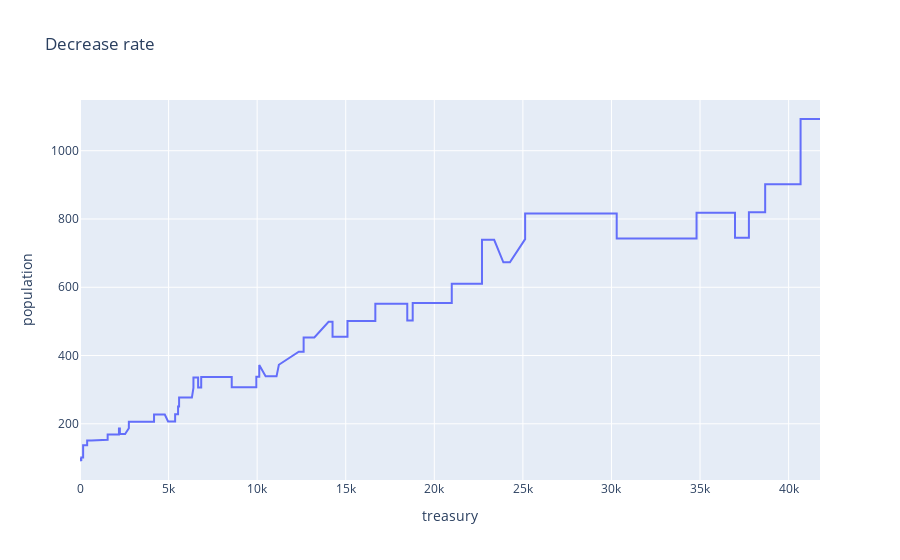

Source (notebook cell):
### Code cell
filtered_df = df.query('decrease_rate == 0.09 & run == 1')

filtered_df.plot(
    kind='line',
    y='population', # Variable on the horizontal axis
    x='treasury', # Variables on the vertical axis
    title="Decrease rate")

### Figure 1 — Plotly figure (JSON) as saved in the notebook; plotly's stock layout.template omitted (floating-point values rounded to 4 significant figures; data arrays with more than 128 entries replaced by an {"elided": "..."} marker saying what was removed)
{"data": [{"hovertemplate": "treasury=%{x}<br>population=%{y}<extra></extra>", "legendgroup": "", "line": {"color": "#636efa", "dash": "solid"}, "mode": "lines", "name": "", "orientation": "v", "showlegend": false, "type": "scatter", "x": {"elided": "366 float values"}, "xaxis": "x", "y": {"elided": "366 int values"}, "yaxis": "y"}], "layout": {"legend": {"tracegroupgap": 0}, "title": {"text": "Decrease rate"}, "xaxis": {"anchor": "y", "domain": [0, 1], "title": {"text": "treasury"}}, "yaxis": {"anchor": "x", "domain": [0, 1], "title": {"text": "population"}}}}
